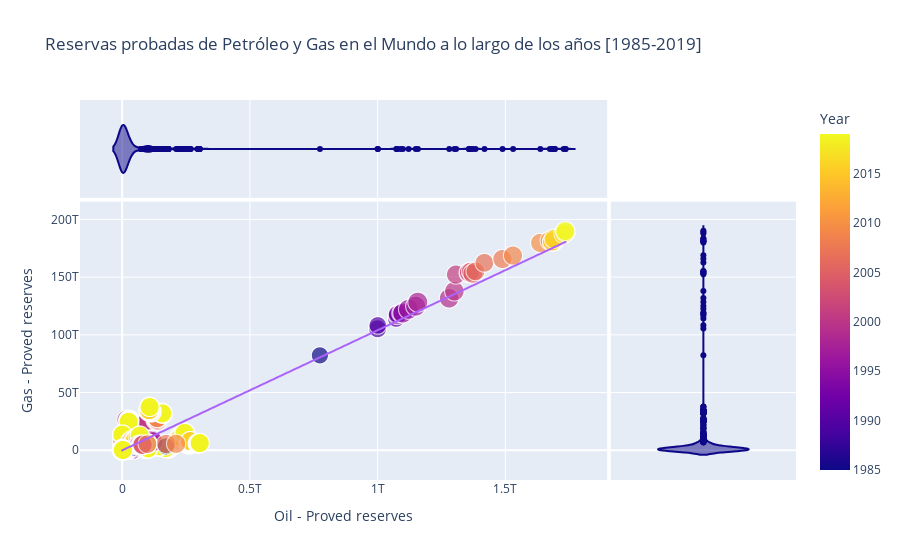

Notebook code cell kept with this figure:
### Code cell
fig_scatter_OilvsGas_df=px.scatter(tamanio,x="Oil - Proved reserves",y="Gas - Proved reserves",
    trendline="ols",color="Year",size="Percentage of maximum total armed forces",
    marginal_x="violin",marginal_y="violin",trendline_scope="trace",
    title="Reservas probadas de Petróleo y Gas en el Mundo a lo largo de los años [1985-2019]")
fig_scatter_OilvsGas_df.show()

### Figure 1 — Plotly figure (JSON) as saved in the notebook; plotly's stock layout.template omitted (floating-point values rounded to 4 significant figures; data arrays with more than 128 entries replaced by an {"elided": "..."} marker saying what was removed)
{"data": [{"hovertemplate": "Oil - Proved reserves=%{x}<br>Gas - Proved reserves=%{y}<br>Percentage of maximum total armed forces=%{marker.size}<br>Year=%{marker.color}<extra></extra>", "legendgroup": "", "marker": {"color": {"elided": "5659 int values"}, "coloraxis": "coloraxis", "size": {"elided": "5659 float values"}, "sizemode": "area", "sizeref": 0.25, "symbol": "circle"}, "mode": "markers", "name": "", "showlegend": false, "type": "scattergl", "x": {"elided": "5659 float values"}, "xaxis": "x", "y": {"elided": "5659 float values"}, "yaxis": "y"}, {"alignmentgroup": "True", "hovertemplate": "Oil - Proved reserves=%{x}<extra></extra>", "legendgroup": "", "marker": {"color": "#0d0887", "symbol": "circle"}, "name": "", "offsetgroup": "", "scalegroup": "x", "showlegend": false, "type": "violin", "x": {"elided": "5659 float values"}, "xaxis": "x3", "yaxis": "y3"}, {"alignmentgroup": "True", "hovertemplate": "Gas - Proved reserves=%{y}<extra></extra>", "legendgroup": "", "marker": {"color": "#0d0887", "symbol": "circle"}, "name": "", "offsetgroup": "", "scalegroup": "y", "showlegend": false, "type": "violin", "xaxis": "x2", "y": {"elided": "5659 float values"}, "yaxis": "y2"}, {"hovertemplate": "<b>OLS trendline</b><br>Gas - Proved reserves = 104.167 * Oil - Proved reserves + -1.95594e+10<br>R<sup>2</sup>=0.901831<br><br>Oil - Proved reserves=%{x}<br>Gas - Proved reserves=%{y} <b>(trend)</b><extra></extra>", "legendgroup": "", "marker": {"symbol": "circle"}, "mode": "lines", "name": "", "showlegend": false, "type": "scattergl", "x": {"elided": "1295 float values"}, "xaxis": "x", "y": {"elided": "1295 float values"}, "yaxis": "y"}], "layout": {"coloraxis": {"colorbar": {"title": {"text": "Year"}}, "colorscale": [[0, "#0d0887"], [0.1111, "#46039f"], [0.2222, "#7201a8"], [0.3333, "#9c179e"], [0.4444, "#bd3786"], [0.5556, "#d8576b"], [0.6667, "#ed7953"], [0.7778, "#fb9f3a"], [0.8889, "#fdca26"], [1, "#f0f921"]]}, "legend": {"itemsizing": "constant", "tracegroupgap": 0}, "title": {"text": "Reservas probadas de Petróleo y Gas en el Mundo a lo largo de los años [1985-2019]"}, "xaxis": {"anchor": "y", "domain": [0, 0.7363], "title": {"text": "Oil - Proved reserves"}}, "xaxis2": {"anchor": "y2", "domain": [0.7413, 1], "matches": "x2", "showgrid": false, "showline": false, "showticklabels": false, "ticks": ""}, "xaxis3": {"anchor": "y3", "domain": [0, 0.7363], "matches": "x", "showgrid": true, "showticklabels": false}, "xaxis4": {"anchor": "y4", "domain": [0.7413, 1], "matches": "x2", "showgrid": false, "showline": false, "showticklabels": false, "ticks": ""}, "yaxis": {"anchor": "x", "domain": [0, 0.7326], "title": {"text": "Gas - Proved reserves"}}, "yaxis2": {"anchor": "x2", "domain": [0, 0.7326], "matches": "y", "showgrid": true, "showticklabels": false}, "yaxis3": {"anchor": "x3", "domain": [0.7426, 1], "matches": "y3", "showgrid": false, "showline": false, "showticklabels": false, "ticks": ""}, "yaxis4": {"anchor": "x4", "domain": [0.7426, 1], "matches": "y3", "showgrid": true, "showline": false, "showticklabels": false, "ticks": ""}}}
